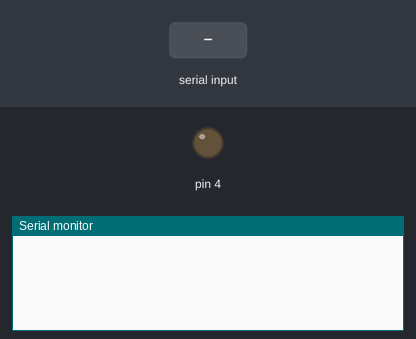
A sketch run on a simulated Arduino Uno, built with avr-gcc and run on an emulated ATmega328P. Shown: output pins drawn as LEDs (lit = HIGH), the last lines printed to the serial monitor. The inputs (shaded band) are chosen by the test bench.

Above: at 1.8 s.
1.9 s: ":\n" received over the second serial link
At 3.1 s:
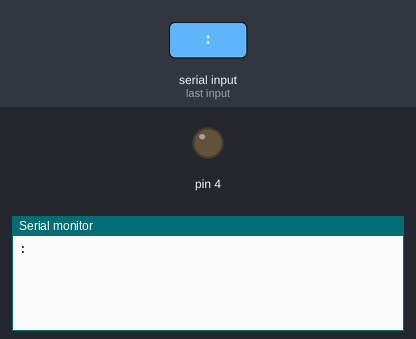
3.4 s: "90:45:200\n" received over the second serial link
At 4.5 s:
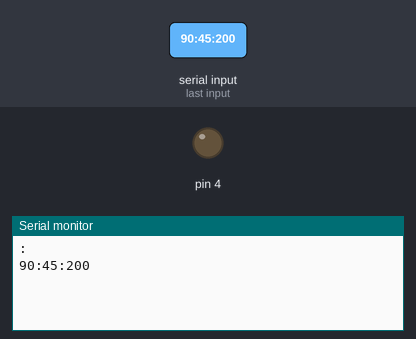
4.9 s: "90:45:200:10\n" received over the second serial link
At 5.6 s:
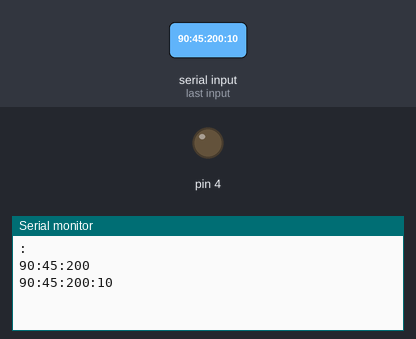

Measured:
- after the input at 1.9 s, the serial monitor: prints a new line at once (image 1)
- after the input at 3.4 s, the serial monitor: prints a new line at once (image 2)
- after the input at 4.9 s, the serial monitor: prints a new line at once (image 3)

The sketch:

main.ino
```cpp
#include <SoftwareSerial.h>

/**
 * Torque for Android Arduino sample program by Ian Hawkins <ian@torque-bhp.com> http://torque-bhp.com/
 * You will require Torque Pro 1.8.82 or newer
 *
 * Setup the bluetooth device as an OBD2 adapter in Torque.  Torque will automatically recognise the Arduino and will
 * import sensors automatically based on the configuration settings below.
 *
 * This code is released under the LGPL v2
 *
 * This has been tested on:
 * - Arduino UNO
 * - Arduino Nano
 *
 * Connect pins 2 and 3 to your bluetooth device's rx and tx pins (2 to txd on bluetooth device, 3 to rxd)
 *
 * This code allows you to gather sensors from the arduino to display in the app. It can be extended to whatever you want.
 */

// Various constants.
const String ATE = "ATE"; // Echo off/on
const String ATI = "ATI"; // Version id
const String ATZ = "ATZ"; // Reset
const String ATS = "ATS"; // Set protocol X
const String ATH = "ATH"; // Headers off / on
const String ATL = "ATL"; // Linefeeds off/on
const String ATM = "ATM"; // Memory off/on
const String GETDEFINITIONS = "GETDEFINITIONS"; // Get sensor definitions
const String GETCONFIGURATION = "GETCONFIGURATION"; // Get config of app (hide car sensors, devices sensors, etc)
const String GETSENSORS = "G"; // Get sensor values, one shot.
const String SETSENSOR = "S"; // Set a sensor value
const String PROMPT = ">";
const String CANBUS = "6"; // canbus 500k 11 bit protocol id for elm.
const String ATDPN = "ATDPN";
const String ATDESC = "AT@1";
const String ATAT = "ATAT";
const String LF = "\n";
const String VERSION = "Torque Protocol Interface v0.0.1"; // Don't change this - it's used by Torque so it knows what interface it is connected to
const String VERSION_DESC = "Torque For Android Protocol Interface";
const String OK = "OK";
const String ANALOG = "a";
const String DIGITAL = "d";
const String IS_INPUT = "i";
const String IS_OUTPUT = "o";

// RX buffer
String fromTorque = "";

/**
 * Array of sensors we will advertise to Torque so it can automatically import them. Using strings
 * Stucture is:
 *
 *  Arduino Pin, Arduino pin type, Input/Ouput, Default value(if output), ShortName, Long name,
 *      units, minimum value, maximum value
 *
 *  Caveats:  Don't use a '>' in any of the names,
 *            Update 'SENSORSCHANNELS' with the number of channels.
 *            Analog outputs are PWM on digital pins.
 *
 */
const int SENSORSCHANNELS = 3;
const int SENSORSATTRIBUTES = 9;
const int SENSORSSIZE = SENSORSATTRIBUTES * SENSORSCHANNELS; // each line is 9 attributes, and we have 3 lines.
const String sensors[SENSORSSIZE] = {
                    "0", ANALOG,  IS_INPUT,   "-",  "Pot 1", "Potentiometer 1",  "v", "0", "5",
                    "1", ANALOG,  IS_INPUT,   "-",  "LDR 1", "Light Sensor 1",   "v", "0", "5",
                    "4", DIGITAL, IS_OUTPUT,  "0",  "Dout1", "Digital Out 1",  "bit", "0", "1"
                   };
/**
 * Configuration directives for the app to hide various things. Comma separated. Remove to enable visibility in Torque
 *  - handy if your project isn't car related or you want to make sensor selections relatively easy.
 *
 *  Supported types:
 *    NO_CAR_SENSORS  - hide any car related sensors
 *    NO_DEVICE_SENSORS - hide any device (phone) sensors
 *
 */
const String CONFIGURATION = "NO_CAR_SENSORS,NO_DEVICE_SENSORS";

// Setup bluetooth module on pins 2 and 3 (you can't use these digial pins in the sensor list or it'll break comms)
// Use pins 8, 9 on Arduino Micro
// Most other boards can use pins 2 and 3

const int rxPin = 2;
const int txPin = 3;

SoftwareSerial mySerial(rxPin, txPin);

const int BAUDRATE = 9600;


void setup() {
  // Init the pins
  initSensors();
  Serial.begin(BAUDRATE);    // the GPRS baud rate
  delay(600);
  mySerial.begin(BAUDRATE);
 }

void loop() {

  /**
   * Grab data from the bluetooth module, parse it.
   */
  if (mySerial.available()) {
     char c = mySerial.read();
     // If end of command is detected, process the command buffer
     // and clear it afterwards
     if ((c == '\n' || c == '\r') && fromTorque.length() > 0) {
        fromTorque.toUpperCase();
        processCommand(fromTorque);
        fromTorque = "";
     // Otherwise, keep reading into the command buffer
     } else if (c != ' ' && c != '\n' && c !='\r') {
        // Ignore spaces.
        fromTorque += c;
     }
  }
}

/**
 * Parse the commands sent from Torque
 */
void processCommand(String command) {

   // Debug - see what torque is sending on your serial monitor
   Serial.println(command);

   // Simple command processing from the app to the arduino..
   if (command.equals(ATZ)) {
       initSensors(); // reset the pins
       mySerial.print(VERSION);
       mySerial.print(LF);
       mySerial.print(OK);
   } else if (command.startsWith(ATE)) {
       mySerial.print(OK);
   } else if(command.startsWith(ATI)) {
       mySerial.print(VERSION);
       mySerial.print(LF);
       mySerial.print(OK);
   } else if (command.startsWith(ATDESC)) {
       mySerial.print(VERSION_DESC);
       mySerial.print(LF);
       mySerial.print(OK);
   } else if (command.startsWith(ATL)) {
       mySerial.print(OK);
   } else if (command.startsWith(ATAT)) {
       mySerial.print(OK);
   } else if (command.startsWith(ATH)) {
       mySerial.print(OK);
   } else if (command.startsWith(ATM)) {
       mySerial.print(OK);
   } else if (command.startsWith(ATS)) {
       // Set protocol
       mySerial.print(OK);
   } else if (command.startsWith(ATDPN)) {
       mySerial.print(CANBUS);
   } else if (command.startsWith(GETDEFINITIONS)) {
       showSensorDefinitions();
   } else if (command.startsWith(GETSENSORS)) {
       getSensorValues();
   } else if (command.startsWith(GETCONFIGURATION)) {
       getConfiguration();
   } else if (command.startsWith(SETSENSOR)) {
       setSensorValue(command);
   }

   mySerial.print(LF);
   mySerial.print(PROMPT);


}

/**
 * List all the sensors to the app
 */
void showSensorDefinitions() {
   int id = 0;
   for (int i = 0; i < SENSORSCHANNELS; i++) {
      for (int j = 0; j < SENSORSATTRIBUTES; j++) {
         id = (i * SENSORSATTRIBUTES) + j;
         mySerial.print(sensors[id]);

         if (id + 1 < SENSORSSIZE) {
            mySerial.print(',');
         }
      }
      mySerial.print(LF);
   }
}

/**
 * Dump sensor information for input sensors.
 *
 * Format to Torque is id:type:value
 */
void getSensorValues() {
   for (int i = 0; i < SENSORSCHANNELS; i++) {
      int channel = i * SENSORSATTRIBUTES;
      int pinNum = sensors[channel].toInt();
      String pinType = sensors[channel + 1];
      boolean isOutput = sensors[channel + 2].equals(IS_OUTPUT);

      // Print input value
      if (!isOutput) {
         mySerial.print(pinNum);
         mySerial.print(":");
         mySerial.print(pinType);
         mySerial.print(":");
         if (pinType.equals(ANALOG)) {
            mySerial.print(analogRead(pinNum));
         } else if (pinType.equals(DIGITAL)) {
            mySerial.print(digitalRead(pinNum));
         }
         mySerial.print('\n');
      }
   }
}

/**
 * Sets a sensors value
 */
void setSensorValue(String command) {
  int index = command.indexOf(":");
  int id = command.substring(1, index).toInt();
  int value = command.substring(index + 1, command.length()).toInt();

  for (int i = 0; i < SENSORSCHANNELS; i++) {
     int channel = i * SENSORSATTRIBUTES;
     int pinNum = sensors[channel].toInt();
     boolean isOutput = sensors[channel + 2].equals(IS_OUTPUT);

     if (isOutput) {
       if (pinNum == id) {
          String pinType = sensors[channel + 1];
          if (pinType.equals(ANALOG)) {
            analogWrite(pinNum, constrain(value, 0, 255));
          } else if (pinType.equals(DIGITAL)) {
            digitalWrite(pinNum, value > 0 ? HIGH: LOW);
          }
          break;
       }
    }
  }
}

/**
 *  Init the sensor definitions (input/output, default output states, etc)
 */
void initSensors() {
   for (int i = 0; i < SENSORSCHANNELS; i++) {
      int channel = i * SENSORSATTRIBUTES; // Sensor channel index
      int pinNum = sensors[channel].toInt();
      String pinType = sensors[channel + 1];
      boolean isOutput = sensors[channel + 2].equals(IS_OUTPUT);
      int defaultValue = sensors[channel + 3].toInt();

      if (isOutput) {
         if (pinType.equals(ANALOG)) {
             pinMode(pinNum, OUTPUT);
             analogWrite(pinNum, constrain(defaultValue, 0, 255));
         } else if (pinType.equals(DIGITAL)) {
             pinMode(pinNum, OUTPUT);
             digitalWrite(pinNum, defaultValue > 0 ? HIGH : LOW);
         }
      }
   }
}

void getConfiguration() {
  mySerial.print(CONFIGURATION);
}
```
